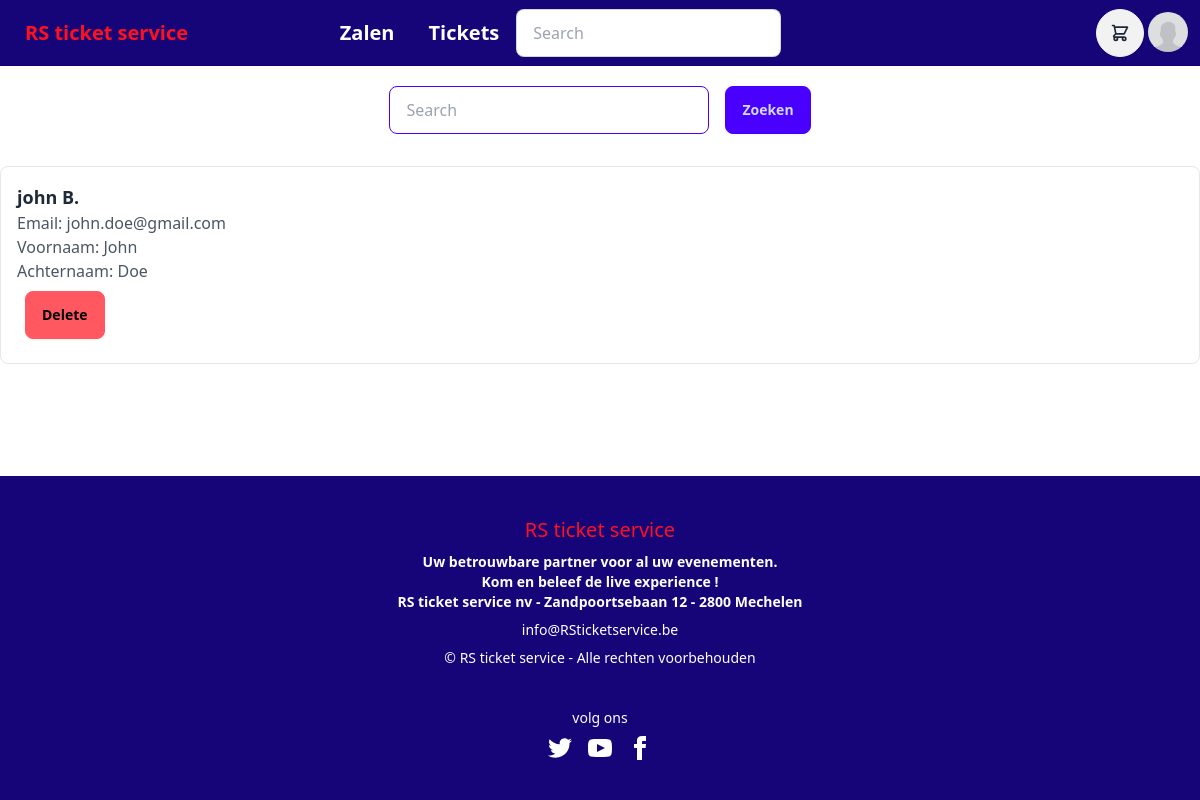
Page /profile/bedrijven-verwijderen.php (signed in) on the committed database.
### tables this page shows
CREATE TABLE `users` (
  `id` int(11) NOT NULL,
  `username` varchar(50) NOT NULL,
  `email` varchar(100) NOT NULL,
  `password` varchar(100) NOT NULL,
  `firstname` varchar(50) NOT NULL,
  `lastname` varchar(50) NOT NULL,
  `function` int(11) NOT NULL,
  `profilePicture` text NOT NULL,
  `updatedAt` timestamp NOT NULL DEFAULT current_timestamp() ON UPDATE current_timestamp(),
  `createdAt` timestamp NOT NULL DEFAULT current_timestamp()
);

### functions/userfunctions.php (called while the page is built, shortened)
<?php
function getProfilePicture($mysqli, $gebruikerid) {
    $stmt = $mysqli->prepare("SELECT profilePicture FROM users WHERE id = ?");
    $stmt->bind_param("i", $gebruikerid);
    $stmt->execute();
    $resultaat = $stmt->get_result();
    return (($resultaat->num_rows == 0) ? false : $resultaat->fetch_assoc());
}
?>

### profile/bedrijven-verwijderen.php (the view, shortened to what this page needs)
<?php
include $_SERVER['DOCUMENT_ROOT'] . "/components/navbar.php";
?>
<!DOCTYPE html>
<html>
<head>
</head>
<body>
  <?php
  echo '
<div class="flex flex-col gap-8">
';
  ?>
  <form action="/profile/bedrijven-verwijderen.php" class="flex flex-row justify-center gap-4">
    <div class="form-control w-full max-w-xs">
      <input type="text" name="search" placeholder="Search" class="input input-primary input-bordered">
    </div>
    <button class="btn btn-primary">Zoeken</button>
  </form>
  <?php
  if (isset($_GET['search'])) {
    $searchTerm = $_GET['search'];
    $sql = "SELECT id, username, email, firstname, lastname FROM users WHERE function = 2 AND username LIKE ?";
    $stmt = $mysqli->prepare($sql);
    $param = "%{$searchTerm}%";
    $stmt->bind_param('s', $param);
  } else {
    $sql = "SELECT id, username, email, firstname, lastname FROM users WHERE function = 2";
    $stmt = $mysqli->prepare($sql);
  }
  ?>
  <?php
  $stmt->execute();
  $result = $stmt->get_result();
  $users = $result->fetch_all(MYSQLI_ASSOC);
  if (count($users) > 0) {
    foreach ($users as $user) {
      echo "<div class='p-4 border rounded-lg'>";
      echo "<div class='user-info'>";
      echo "<h2 class='text-lg font-bold'>" . $user['username'] . "</h2>";
      echo "<div class='user-details'>";
      echo "<p class='text-gray-600'>Email: " . $user['email'] . "</p>";
      echo "<p class='text-gray-600'>Voornaam: " . $user['firstname'] . "</p>";
      echo "<p class='text-gray-600'>Achternaam: " . $user['lastname'] . "</p>";
      echo "</div>";
      echo "<form action='/profile/bedrijven-verwijderen.php' method='post'>";
      echo "<button class='btn btn-error m-2' type='submit'>Delete</button>";
      echo "</form>";
      echo "</div>";
      echo "</div>";
      echo "</div>";
    }
  } else {
    echo '<div class="flex flex-col gap-8">';
    echo '<p class="text-center text-gray-600">Geen bedrijven gevonden</p>';
    echo '<a href="../profile/bedrijven-verwijderen.php" class="text-center text-blue-500">klik hier om terug te gaan</a>';
    echo '</div>';
    echo '</div>';
  }
  ?>
  <?php
  include $_SERVER['DOCUMENT_ROOT'] . "/components/footer.php";
  ?>
</body>
</html>

### components/navbar.php (shortened to what this page needs)
<?php
include $_SERVER['DOCUMENT_ROOT'] . "/fetch/util.php";
include $_SERVER['DOCUMENT_ROOT'] . "/functions/userfunctions.php";
?>
<!DOCTYPE html>
<html>
<head>
    <link href="https://cdn.jsdelivr.net/npm/daisyui@4.7.2/dist/full.css" rel="stylesheet" type="text/css" />
    <script src="https://cdn.tailwindcss.com"></script>
</head>
<body>
<div class="navbar bg-[#150578]" style="margin-bottom: 20px;">
  <div class="flex-1 text-[#FF101F]">
    <a class="btn btn-ghost normal-case text-xl " href="../index.php">RS ticket service</a>
  </div>
  <div class="flex-auto text-[#FDFFFF]">
    <a class="btn btn-ghost normal-case text-xl " href="../main_page/zalen.php">Zalen</a>
    <a class="btn btn-ghost normal-case text-xl " href="../index.php">Tickets</a>
    <div class="form-control">
    <form action="/components/search.php" method="get" class="form-control w-full relative">
      <input type="text" name="search" placeholder="Search" class="input input-bordered w-24 md:w-auto text-black"/>
    </form>
    </div>
</div>
<?php
if(isset( $_SESSION["gebruikersid"])) {
?>
<div class="flex-none">
     <div class="dropdown dropdown-end">
      <label tabindex="0" class="btn btn-circle">
        <div class="indicator">
        </div>
      </label>
    </div>
</div>
<?php
}
?>
    <?php
   echo ' <div class="dropdown dropdown-end">';
   if (isset($_SESSION["user"])) {
       echo'
      <label tabindex="0" class="btn btn-ghost btn-circle avatar">
       <div class="w-10 rounded-full">';
        $gebruikersid = $_SESSION["gebruikersid"];
        $data = getProfilePicture($mysqli,$gebruikersid);
        foreach($data as $value){
        if (empty($value)) {
          echo '<img src="../img/accountPictures/no_profile_picture.jpg"/>';
        } else {
          echo '<img src="../img/accountPictures/'.$value.'"/>';
        }
      }
        echo'
        </div>
      </label>
      <ul tabindex="0" class="mt-3 z-[1] p-2 shadow menu menu-sm dropdown-content bg-base-100 rounded-box w-52">
        <li><a href="../profile/gegevens_aanpassen.php">Profiel</a>
        </li>
        <li><a href="../profile/passwordReset.php">Wachtwoord Aanpassen</a></li>
';
        }
        ?>
      </ul>
    </div>
</div>
</body>
</html>

### components/footer.php (style rules this page uses)
body { display: flex; flex-direction: column; min-height: 100vh; }

### rows in the picture
users: profilePicture (picture)
users: username "john B.", email "john.doe@gmail.com", firstname "John", lastname "Doe"
